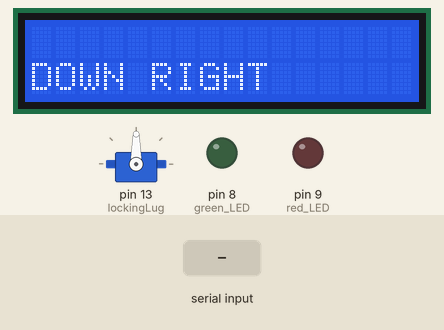
Simulated run of this sketch. Board: Arduino Uno, built with avr-gcc and run on an emulated ATmega328P. Parts: 16×2 character LCD, servo, output pins drawn as LEDs (lit = HIGH). Inputs (shaded band) come from the test bench. Random numbers use the default seed unless the sketch sets one; what the sketch prints to the serial monitor is not drawn.

Above: at 1.2 s.
1.3 s: "3" received over Serial
At 3.7 s:
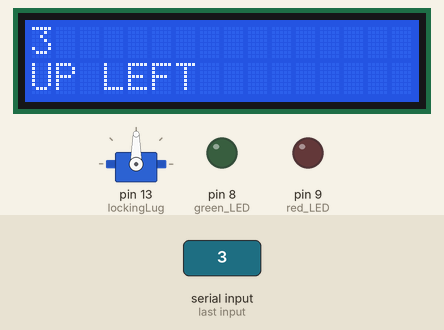
4.0 s: "2" received over Serial
At 5.0 s:
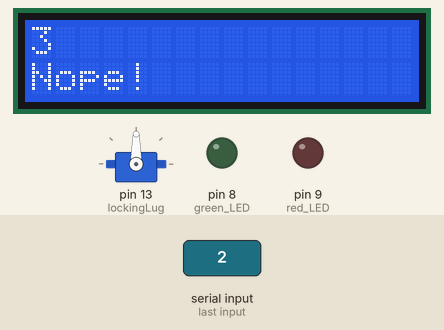
6.8 s: "1" received over Serial
At 9.2 s:
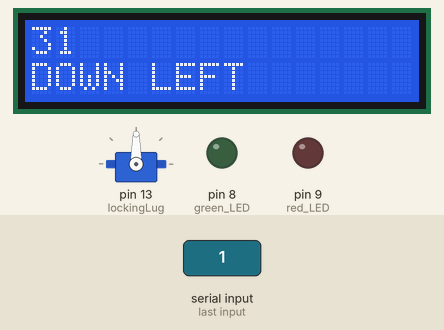
9.5 s: "4" received over Serial
At 11.3 s:
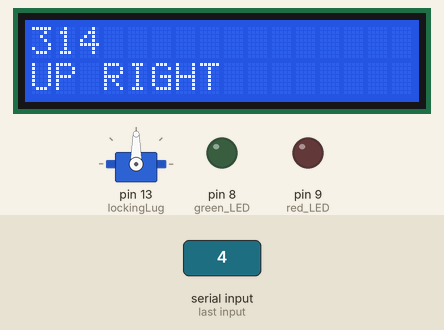
12.2 s: "5" received over Serial
At 13.3 s:
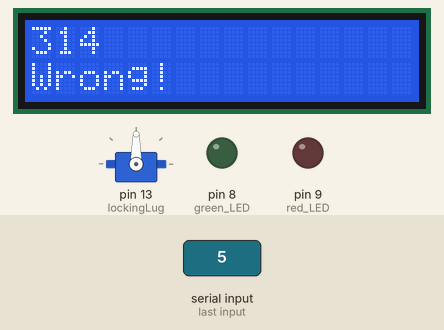
15.0 s: "6" received over Serial
At 15.9 s:
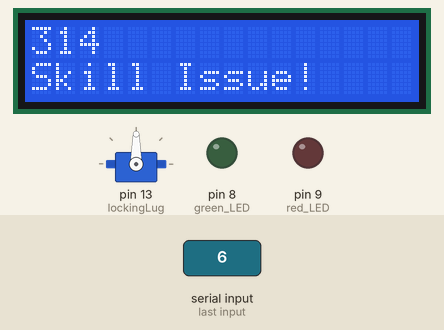
Timing chart, 0 to 18.0 s (numbered marks = the images above; inputs shaded):
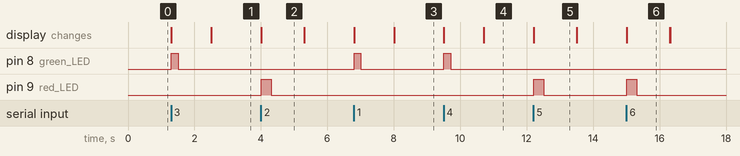

Measured:
- after the input at 1.3 s, pin 8 (green_LED): LOW → HIGH at once, → LOW 0.20 s later; the display: first changes at once (image 1 shows a later state)
- after the input at 4.0 s, pin 9 (red_LED): LOW → HIGH at once, → LOW 0.30 s later; the display: changes at once (image 2)
- after the input at 6.8 s, pin 8 (green_LED): LOW → HIGH at once, → LOW 0.20 s later; the display: first changes at once (image 3 shows a later state)
- after the input at 9.5 s, pin 8 (green_LED): LOW → HIGH at once, → LOW 0.20 s later; the display: first changes at once (image 4 shows a later state)
- after the input at 12.2 s, pin 9 (red_LED): LOW → HIGH at once, → LOW 0.30 s later; the display: changes at once (image 5)
- after the input at 15.0 s, pin 9 (red_LED): LOW → HIGH at once, → LOW 0.30 s later; the display: changes at once (image 6)
- what the display in image 2 shows lasts 1.3 s, from 4.0 s to 5.3 s

The sketch:

LockGame_V2.ino
```cpp
#include <Servo.h>
#include <LiquidCrystal.h>

LiquidCrystal lcd(12, 11, 5, 4, 3, 2);
Servo lockingLug;
String code = "";

//Audio checks
bool intro2 = false;
bool firstButton = false;

int buttonsPressed = -1;

bool easyBeaten = false;
bool mediumBeaten = false;
bool hardBeaten = false;

int easyCodeSequence[4] = { 3, 1, 4, 2 };
int mediumCodeSequence[4] = { 8, 5, 7, 6 };
int hardCodeSequence[8] = { 2, 1, 5, 7, 6, 3, 8, 3 };

int currentSequence[8];

bool correctFlash[8] = { false, false, false, false, false, false, false, false };
int ledIndex = 0;

void setup() {
  lcd.begin(16, 2);
  pinMode(8, OUTPUT);  //green LED
  pinMode(9, OUTPUT);  //red LED
  lockingLug.attach(13);
  lockingLug.write(90);  //locks the lock
  Serial.begin(9600);
}

void loop() {
  if (!easyBeaten || !mediumBeaten || !hardBeaten) {
    display(showNext());
  }

  if (!easyBeaten) {
    if (currentSequence[buttonsPressed] == easyCodeSequence[buttonsPressed] && currentSequence[buttonsPressed] != 0) {
      if (ledIndex == buttonsPressed && correctFlash[ledIndex] == false) {
        correctNumber();
        delay(1000);
        lcd.clear();
      }

      if (buttonsPressed >= 3 && currentSequence[3] == easyCodeSequence[3]) {
        digitalWrite(8, HIGH);
        lcd.clear();
        display("CORRECT!");
        Serial.println("done1");

        delay(5000);  //wait x amount of seconds to relock the lock

        memset(currentSequence, 0, sizeof(currentSequence));
        buttonsPressed = -1;

        reset();
        easyBeaten = true;
      }
    } else if (currentSequence[buttonsPressed] != easyCodeSequence[buttonsPressed] && buttonsPressed != -1) {
      Serial.println("Incorrect Code");
      buttonsPressed--;
      removeFromSequence();
      lockingLug.write(90);
      digitalWrite(8, LOW);
      lcd.clear();
      wrongOrder();
      delay(1000);
      lcd.clear();
    }
  }

  else if (!mediumBeaten) {
    if (currentSequence[buttonsPressed] == mediumCodeSequence[buttonsPressed] && currentSequence[buttonsPressed] != 0) {
      if (ledIndex == buttonsPressed && correctFlash[ledIndex] == false) {
        correctNumber();
        delay(1000);
        lcd.clear();
      }

      if (buttonsPressed >= 3 && currentSequence[3] == mediumCodeSequence[3]) {
        Serial.println("Correct Code! Tutorial 2 Done!");
        digitalWrite(8, HIGH);
        lcd.clear();
        display("CORRECT!");

        memset(currentSequence, 0, sizeof(currentSequence));
        buttonsPressed = -1;
        Serial.println("done2");

        delay(5000);  //wait x amount of seconds to relock the lock

        reset();
        mediumBeaten = true;
      }
    } else if (currentSequence[buttonsPressed] != mediumCodeSequence[buttonsPressed] && buttonsPressed != -1) {
      buttonsPressed--;
      removeFromSequence();
      lockingLug.write(90);
      digitalWrite(8, LOW);
      lcd.clear();
      wrongOrder();
      delay(1000);
      lcd.clear();
    }

  } else if (!hardBeaten) {
    if (currentSequence[buttonsPressed] == hardCodeSequence[buttonsPressed] && currentSequence[buttonsPressed] != 0) {
      if (ledIndex == buttonsPressed && correctFlash[ledIndex] == false) {
        correctNumber();
        delay(1000);
        lcd.clear();
      }

      if (buttonsPressed >= 7 && currentSequence[7] == hardCodeSequence[7]) {
        Serial.println("Correct Code! LockPickingLawyer would be proud!!");
        Serial.println("done3");
        display("WELL DONE!");
        delay(7000);
        lockingLug.write(0);  //unlocks lock

        digitalWrite(8, HIGH);
        lcd.clear();
        display("CANDY TIME!");

        memset(currentSequence, 0, sizeof(currentSequence));
        buttonsPressed = -1;

        delay(5000);  //wait x amount of seconds to relock the lock

        reset();
        hardBeaten = true;
      }
    } else if (currentSequence[buttonsPressed] != hardCodeSequence[buttonsPressed] && buttonsPressed != -1) {
      Serial.println("Incorrect Code");
      buttonsPressed--;
      removeFromSequence();
      lockingLug.write(90);
      digitalWrite(8, LOW);
      lcd.clear();
      wrongOrder();
      delay(1000);
      lcd.clear();
    }
  }

  else {
    lcd.setCursor(0, 0);
    lcd.print("THANKS FOR");
    lcd.setCursor(0, 1);
    lcd.print("PLAYING <3");
  }

  // Send some message when I receive 1-8 from the row of numbers
  switch (Serial.read()) {
    case '1':
      Serial.println("general");
      assignValueToSequence(1);
      debug(9, 1);
      break;

    case '2':
      assignValueToSequence(2);
      debug(8, 2);
      break;

    case '3':
      assignValueToSequence(3);
      debug(7, 3);
      break;

    case '4':
      assignValueToSequence(4);
      debug(6, 4);
      break;

    case '5':
      assignValueToSequence(5);
      debug(5, 5);
      break;

    case '6':
      assignValueToSequence(6);
      debug(4, 6);
      break;

    case '7':
      assignValueToSequence(7);
      debug(3, 7);
      break;

    case '8':
      assignValueToSequence(8);
      debug(2, 8);
      break;
    case '9':
      lockingLug.write(0);
      break;
    case '0':
      lockingLug.write(90);
      break;
  }
}

void correctNumber() {
  lcd.clear();
  display(smarty());
  digitalWrite(8, HIGH);
  delay(200);
  digitalWrite(8, LOW);
  correctFlash[ledIndex] = true;
  ledIndex++;
}

String smarty() {
  int rand = random(5);
  String string = "";

  switch (rand) {
    case 0:
      string = "Nice!";
      break;

    case 1:
      string = "Keep Going!";
      break;

    case 2:
      string = "A Natural!";
      break;

    case 3:
      string = "Superb!";
      break;

    case 4:
      string = "Don't Stop!";
      break;
  }

  return string;
}

String dummy() {
  int rand = random(5);
  String string = "";

  switch (rand) {
    case 0:
      string = "Wrong!";
      break;

    case 1:
      string = "L + Ratio!";
      break;

    case 2:
      string = "Skill Issue!";
      break;

    case 3:
      string = "Dogwater!";
      break;

    case 4:
      string = "Nope!";
      break;
  }

  return string;
}

void debug(int pin, int num) {
  //digitalWrite(pin, HIGH);
  Serial.print("Code: ");
  Serial.print(displayArray());
  Serial.print(" - ");
  Serial.println(num);
}

void reset() {
  lockingLug.write(90);
  digitalWrite(8, LOW);

  lcd.clear();

  ledIndex = 0;
  for (int i = 0; i < 8; i++) {
    correctFlash[i] = false;
  }
}

void wrongOrder() {
  digitalWrite(9, HIGH);
  digitalWrite(8, LOW);

  display(dummy());

  delay(300);
  digitalWrite(9, LOW);
}

void assignValueToSequence(int num) {
  code += num;
  for (int i = 0; i < 8; i++) {
    if (currentSequence[i] == 0) {
      currentSequence[i] = num;
      break;
    }
  }

  buttonsPressed++;
  if (!firstButton) {
    Serial.println("firstButton");
    firstButton = true;
  }
}

String displayArray() {
  code = "";
  for (int i = 0; i < 8; i++) {
    if (currentSequence[i] != 0) {
      code += currentSequence[i];
    }

    else {
      break;
    }
  }

  return code;
}

void removeFromSequence() {
  currentSequence[buttonsPressed + 1] = 0;
}

void display(String bottomText) {
  lcd.setCursor(0, 0);
  lcd.print(displayArray());
  lcd.setCursor(0, 1);
  lcd.print(bottomText);
}
String showNext() {
  /*
CODE CYPHER
1 = W - UP LEFT
2 = A - UP RIGHT
3 = S - DOWN RIGHT
4 = D - DOWN LEFT
5 = UP - UP ARROW
6 = DOWN - DOWN ARROW
7 = LEFT - LEFT ARROW
8 = RIGHT - RIGHT ARROW
*/
  String direction;

  if (!easyBeaten) {
    switch (easyCodeSequence[buttonsPressed + 1]) {
      case 1:
        direction = "UP LEFT";
        break;
      case 2:
        direction = "UP RIGHT";
        break;
      case 3:
        direction = "DOWN RIGHT";
        break;
      case 4:
        direction = "DOWN LEFT";
        break;
      case 5:
        direction = "UP";
        break;
      case 6:
        direction = "DOWN";
        break;
      case 7:
        direction = "LEFT";
        break;
      case 8:
        direction = "RIGHT";
        break;
    }
  }

  else if (!mediumBeaten) {
    switch (mediumCodeSequence[buttonsPressed + 1]) {
      case 1:
        direction = "UP LEFT";
        break;
      case 2:
        direction = "UP RIGHT";
        break;
      case 3:
        direction = "DOWN RIGHT";
        break;
      case 4:
        direction = "DOWN LEFT";
        break;
      case 5:
        direction = "UP";
        break;
      case 6:
        direction = "DOWN";
        break;
      case 7:
        direction = "LEFT";
        break;
      case 8:
        direction = "RIGHT";
        break;
    }
  }

  else {
    switch (hardCodeSequence[buttonsPressed + 1]) {
      case 1:
        direction = "UP LEFT";
        break;
      case 2:
        direction = "UP RIGHT";
        break;
      case 3:
        direction = "DOWN RIGHT";
        break;
      case 4:
        direction = "DOWN LEFT";
        break;
      case 5:
        direction = "UP";
        break;
      case 6:
        direction = "DOWN";
        break;
      case 7:
        direction = "LEFT";
        break;
      case 8:
        direction = "RIGHT";
        break;
    }
  }
  return direction;
}
```
